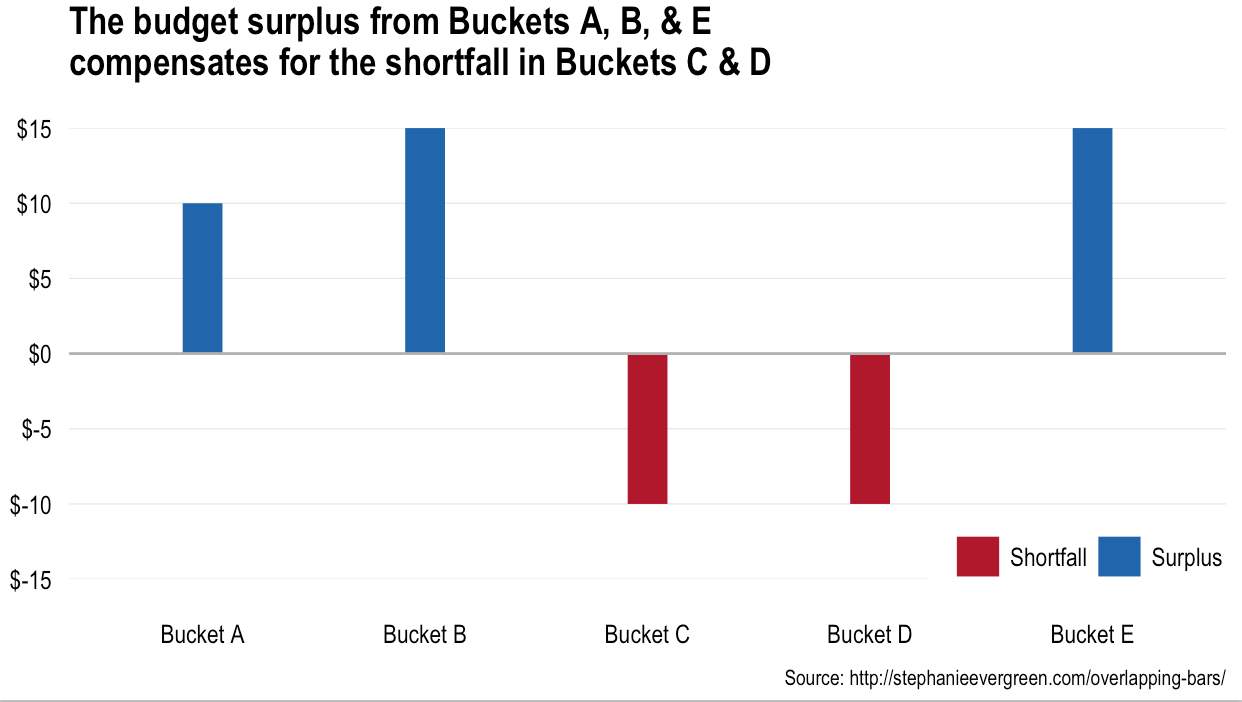

Reproduce this figure in R.
library(ggplot2)
library(dplyr)
library(scales)

df <- data_frame(bucket=sprintf("Bucket %s", LETTERS[1:5]),
                 budgeted=c(140, 125, 125, 100, 100),
                 actual=c(150, 140, 115, 90, 115))
df <- mutate(df, bucket=factor(bucket, levels=rev(bucket)))

diff_df <- mutate(df, difference=actual-budgeted, col=factor(sign(difference)))
diff_df <- mutate(diff_df, bucket=factor(bucket, levels=rev(levels(bucket))))

gg <- ggplot(diff_df)
gg <- gg + geom_segment(aes(x=bucket, xend=bucket,
                            y=0, yend=difference, color=col), size=7)
gg <- gg + geom_hline(yintercept=0, color="#b2b2b2")
gg <- gg + scale_y_continuous(expand=c(0,0), limits=c(-15, 15), label=dollar)
gg <- gg + scale_color_manual(name=NULL, values=c("#b2182b", "#2166ac"), labels=c("Shortfall", "Surplus"))
gg <- gg + labs(x=NULL, y=NULL,
                title="The budget surplus from Buckets A, B, & E\ncompensates for the shortfall in Buckets C & D",
                caption="Source: http://stephanieevergreen.com/overlapping-bars/")
gg <- gg + theme_minimal(base_family="Arial Narrow")
gg <- gg + theme(axis.text.y=element_text(margin=margin(r=-8)))
gg <- gg + theme(panel.grid.minor=element_blank())
gg <- gg + theme(panel.grid.major.x=element_blank())
gg <- gg + theme(plot.title=element_text(face="bold", margin=margin(b=20)))
gg <- gg + theme(plot.caption=element_text(size=8, margin=margin(t=10, r=0)))
gg <- gg + theme(legend.position=c(0.875, 0.05))
gg <- gg + theme(legend.direction="horizontal")
gg <- gg + theme(legend.background=element_rect(fill="white", color="white"))
gg
